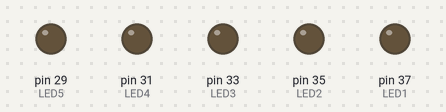
The program below on a simulated Raspberry Pi (header pin numbers). Shown: output pins drawn as LEDs (lit = HIGH). At 16.0 s the program stops and its outputs stay as they are.

Above: at 0.1 s.
At 1.6 s:
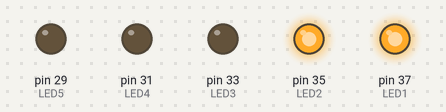
At 3.6 s:
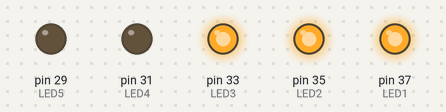
At 7.6 s:
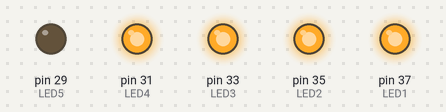
At 11.6 s:
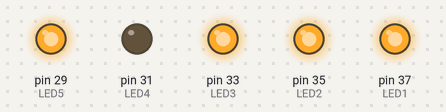
At 15.6 s:
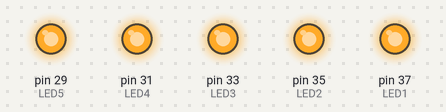
Timing chart, 0 to 17.5 s (numbered marks = the images above):
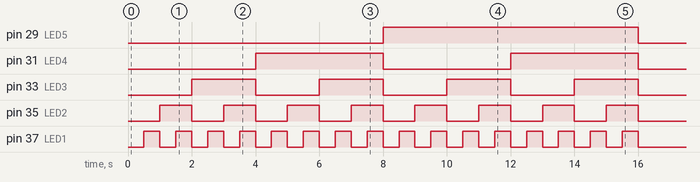

The program:

binCount.py
```python
import RPi.GPIO as GPIO
import time
GPIO.setmode(GPIO.BOARD)

LED1=37
LED2=35
LED3=33
LED4=31
LED5=29
ON=1
OFF=0

GPIO.setup(LED1,GPIO.OUT)
GPIO.setup(LED2,GPIO.OUT)
GPIO.setup(LED3,GPIO.OUT)
GPIO.setup(LED4,GPIO.OUT)
GPIO.setup(LED5,GPIO.OUT)

GPIO.output(LED1,0)
GPIO.output(LED2,0)
GPIO.output(LED3,0)
GPIO.output(LED4,0)
GPIO.output(LED5,0)
time.sleep(.5)

GPIO.output(LED1,1)
GPIO.output(LED2,0)
GPIO.output(LED3,0)
GPIO.output(LED4,0)
GPIO.output(LED5,0)
time.sleep(.5)

GPIO.output(LED1,0)
GPIO.output(LED2,1)
GPIO.output(LED3,0)
GPIO.output(LED4,0)
GPIO.output(LED5,0)
time.sleep(.5)

GPIO.output(LED1,1)
GPIO.output(LED2,1)
GPIO.output(LED3,0)
GPIO.output(LED4,0)
GPIO.output(LED5,0)
time.sleep(.5)

GPIO.output(LED1,0)
GPIO.output(LED2,0)
GPIO.output(LED3,1)
GPIO.output(LED4,0)
GPIO.output(LED5,0)
time.sleep(.5)

GPIO.output(LED1,1)
GPIO.output(LED2,0)
GPIO.output(LED3,1)
GPIO.output(LED4,0)
GPIO.output(LED5,0)
time.sleep(.5)

GPIO.output(LED1,0)
GPIO.output(LED2,1)
GPIO.output(LED3,1)
GPIO.output(LED4,0)
GPIO.output(LED5,0)
time.sleep(.5)

GPIO.output(LED1,1)
GPIO.output(LED2,1)
GPIO.output(LED3,1)
GPIO.output(LED4,0)
GPIO.output(LED5,0)
time.sleep(.5)

GPIO.output(LED1,0)
GPIO.output(LED2,0)
GPIO.output(LED3,0)
GPIO.output(LED4,1)
GPIO.output(LED5,0)
time.sleep(.5)

GPIO.output(LED1,1)
GPIO.output(LED2,0)
GPIO.output(LED3,0)
GPIO.output(LED4,1)
GPIO.output(LED5,0)
time.sleep(.5)

GPIO.output(LED1,0)
GPIO.output(LED2,1)
GPIO.output(LED3,0)
GPIO.output(LED4,1)
GPIO.output(LED5,0)
time.sleep(.5)

GPIO.output(LED1,1)
GPIO.output(LED2,1)
GPIO.output(LED3,0)
GPIO.output(LED4,1)
GPIO.output(LED5,0)
time.sleep(.5)

GPIO.output(LED1,0)
GPIO.output(LED2,0)
GPIO.output(LED3,1)
GPIO.output(LED4,1)
GPIO.output(LED5,0)
time.sleep(.5)

GPIO.output(LED1,1)
GPIO.output(LED2,0)
GPIO.output(LED3,1)
GPIO.output(LED4,1)
GPIO.output(LED5,0)
time.sleep(.5)

GPIO.output(LED1,0)
GPIO.output(LED2,1)
GPIO.output(LED3,1)
GPIO.output(LED4,1)
GPIO.output(LED5,0)
time.sleep(.5)

GPIO.output(LED1,1)
GPIO.output(LED2,1)
GPIO.output(LED3,1)
GPIO.output(LED4,1)
GPIO.output(LED5,0)
time.sleep(.5)

GPIO.output(LED1,0)
GPIO.output(LED2,0)
GPIO.output(LED3,0)
GPIO.output(LED4,0)
GPIO.output(LED5,1)
time.sleep(.5)

GPIO.output(LED1,1)
GPIO.output(LED2,0)
GPIO.output(LED3,0)
GPIO.output(LED4,0)
GPIO.output(LED5,1)
time.sleep(.5)

GPIO.output(LED1,0)
GPIO.output(LED2,1)
GPIO.output(LED3,0)
GPIO.output(LED4,0)
GPIO.output(LED5,1)
time.sleep(.5)

GPIO.output(LED1,1)
GPIO.output(LED2,1)
GPIO.output(LED3,0)
GPIO.output(LED4,0)
GPIO.output(LED5,1)
time.sleep(.5)

GPIO.output(LED1,0)
GPIO.output(LED2,0)
GPIO.output(LED3,1)
GPIO.output(LED4,0)
GPIO.output(LED5,1)
time.sleep(.5)

GPIO.output(LED1,1)
GPIO.output(LED2,0)
GPIO.output(LED3,1)
GPIO.output(LED4,0)
GPIO.output(LED5,1)
time.sleep(.5)

GPIO.output(LED1,0)
GPIO.output(LED2,1)
GPIO.output(LED3,1)
GPIO.output(LED4,0)
GPIO.output(LED5,1)
time.sleep(.5)

GPIO.output(LED1,1)
GPIO.output(LED2,1)
GPIO.output(LED3,1)
GPIO.output(LED4,0)
GPIO.output(LED5,1)
time.sleep(.5)

GPIO.output(LED1,0)
GPIO.output(LED2,0)
GPIO.output(LED3,0)
GPIO.output(LED4,1)
GPIO.output(LED5,1)
time.sleep(.5)

GPIO.output(LED1,1)
GPIO.output(LED2,0)
GPIO.output(LED3,0)
GPIO.output(LED4,1)
GPIO.output(LED5,1)
time.sleep(.5)

GPIO.output(LED1,0)
GPIO.output(LED2,1)
GPIO.output(LED3,0)
GPIO.output(LED4,1)
GPIO.output(LED5,1)
time.sleep(.5)

GPIO.output(LED1,1)
GPIO.output(LED2,1)
GPIO.output(LED3,0)
GPIO.output(LED4,1)
GPIO.output(LED5,1)
time.sleep(.5)

GPIO.output(LED1,0)
GPIO.output(LED2,0)
GPIO.output(LED3,1)
GPIO.output(LED4,1)
GPIO.output(LED5,1)
time.sleep(.5)

GPIO.output(LED1,1)
GPIO.output(LED2,0)
GPIO.output(LED3,1)
GPIO.output(LED4,1)
GPIO.output(LED5,1)
time.sleep(.5)

GPIO.output(LED1,0)
GPIO.output(LED2,1)
GPIO.output(LED3,1)
GPIO.output(LED4,1)
GPIO.output(LED5,1)
time.sleep(.5)

GPIO.output(LED1,1)
GPIO.output(LED2,1)
GPIO.output(LED3,1)
GPIO.output(LED4,1)
GPIO.output(LED5,1)
time.sleep(.5)

GPIO.cleanup()
```

Measured:
- by itself, pin 29 (LED5): LOW → HIGH at 8.0 s, → LOW 8.0 s later
- by itself, pin 31 (LED4): alternates HIGH for 4.0 s and LOW for 4.0 s
- by itself, pin 33 (LED3): alternates HIGH for 2.0 s and LOW for 2.0 s
- by itself, pin 35 (LED2): alternates HIGH for 1.0 s and LOW for 1.0 s
- by itself, pin 37 (LED1): alternates HIGH for 0.50 s and LOW for 0.50 s, 32 changes in all, then stays LOW
